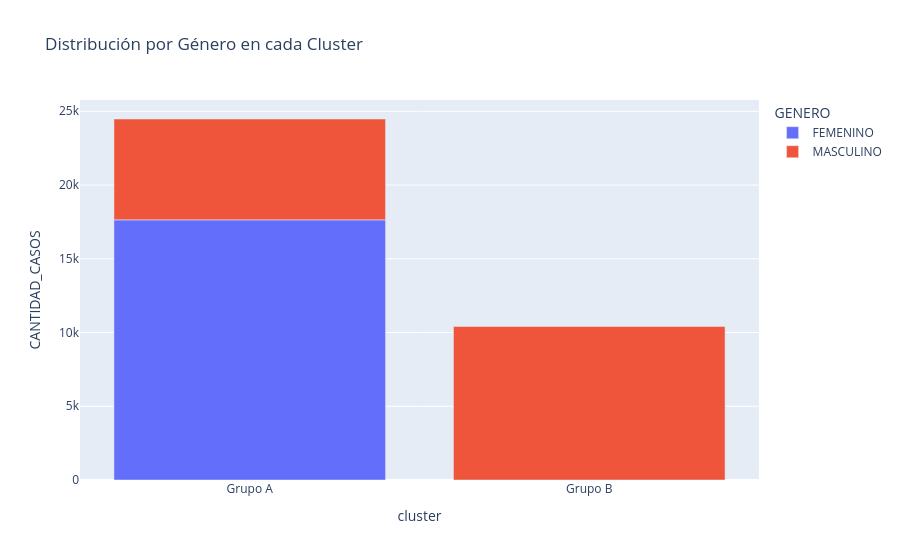

Notebook cell for this chart:
### Code cell
df_genero = df.groupby(["cluster", "GENERO"])["CANTIDAD_CASOS"].sum().reset_index()

df_genero["PORCENTAJE"] = df_genero.groupby("cluster")["CANTIDAD_CASOS"]\
    .transform(lambda x: x / x.sum() * 100)

fig = px.bar(
    df_genero,
    x="cluster",
    y="CANTIDAD_CASOS",
    color="GENERO",
    barmode="relative",  # o "stack"
    title="Distribución por Género en cada Cluster"
)
fig.show()
#st.plotly_chart(fig, use_container_width=True)

### Figure 1 — Plotly figure (JSON) as saved in the notebook; plotly's stock layout.template omitted (floating-point values rounded to 4 significant figures)
{"data": [{"hovertemplate": "GENERO=FEMENINO<br>cluster=%{x}<br>CANTIDAD_CASOS=%{y}<extra></extra>", "legendgroup": "FEMENINO", "marker": {"color": "#636efa", "pattern": {"shape": ""}}, "name": "FEMENINO", "orientation": "v", "showlegend": true, "textposition": "auto", "type": "bar", "x": ["Grupo A"], "xaxis": "x", "y": [17638], "yaxis": "y"}, {"hovertemplate": "GENERO=MASCULINO<br>cluster=%{x}<br>CANTIDAD_CASOS=%{y}<extra></extra>", "legendgroup": "MASCULINO", "marker": {"color": "#EF553B", "pattern": {"shape": ""}}, "name": "MASCULINO", "orientation": "v", "showlegend": true, "textposition": "auto", "type": "bar", "x": ["Grupo A", "Grupo B"], "xaxis": "x", "y": [6839, 10414], "yaxis": "y"}], "layout": {"barmode": "relative", "legend": {"title": {"text": "GENERO"}, "tracegroupgap": 0}, "title": {"text": "Distribución por Género en cada Cluster"}, "xaxis": {"anchor": "y", "domain": [0, 1], "title": {"text": "cluster"}}, "yaxis": {"anchor": "x", "domain": [0, 1], "title": {"text": "CANTIDAD_CASOS"}}}}
